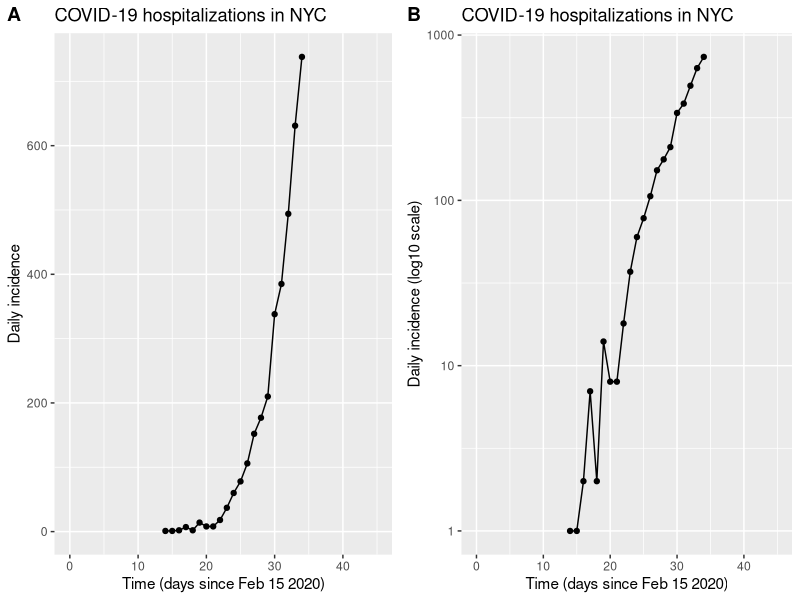
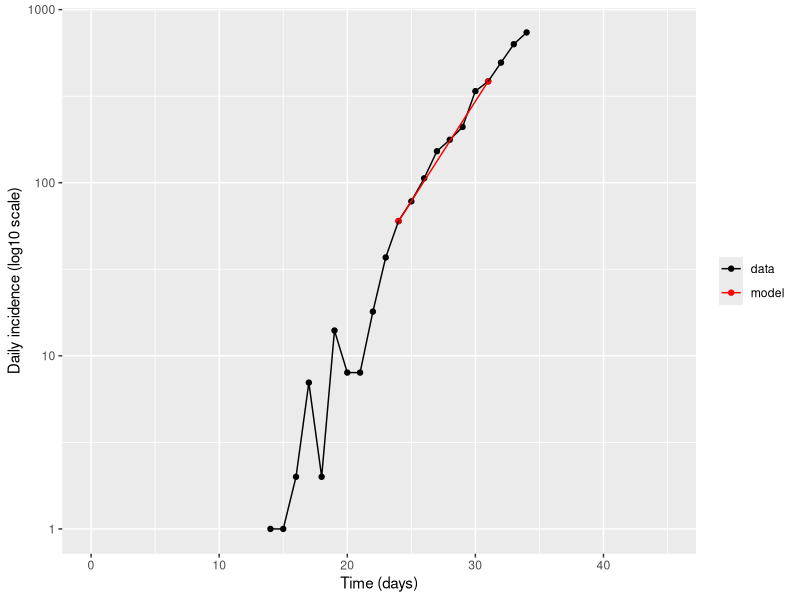
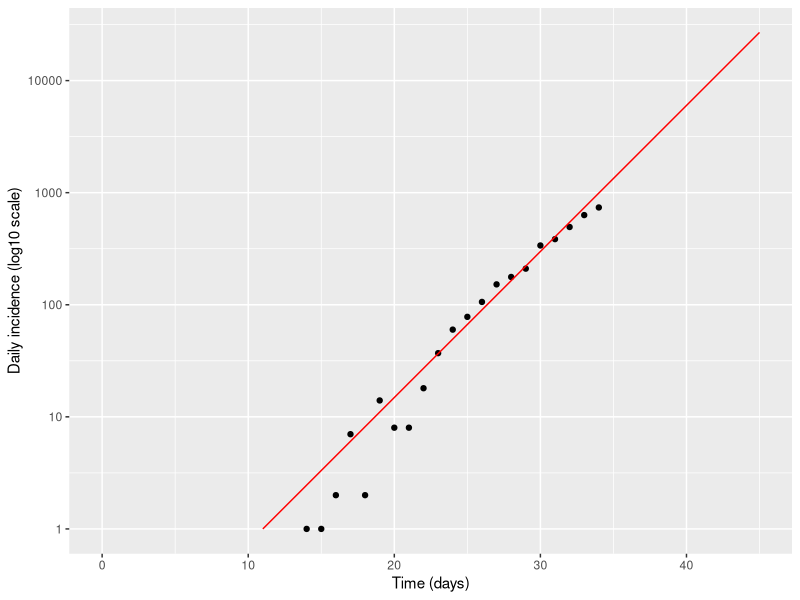

Generate these figures, in order, with R: (Note: this script raises an error after producing the figures.)
## ---- chunk 1
library(tidyverse)
library(deSolve)
library(cowplot)
## ---- chunk 2
N_data <- 8.33e6  # population size of NYC

hosp_data <- data.frame(
  day = c(14,15,16,17,18,19,20,21,22,23,24,25,26,27,28,29,30,31,32,33,34),
  hosp = c(1,1,2,7,2,14,8,8,18,37,60,78,106,152,177,210,338,385,494,631,738)
)
## ---- chunk 3
plot_tmax <- 45

plot_linear <- ggplot(hosp_data, aes(day, hosp)) +
  geom_point() +
  geom_line() +
  xlim(0, plot_tmax) +
  labs(x = "Time (days since Feb 15 2020)", y = "Daily incidence",
       title = "COVID-19 hospitalizations in NYC")

plot_log <- plot_linear + 
  scale_y_log10() +
  labs(y = "Daily incidence (log10 scale)")

plot_grid(plot_linear, plot_log, labels = "AUTO")
## ---- chunk 4
ind1 <- 11  # (Python used 0-based indices; here we use 1-based)
ind2 <- 18

r <- (log(hosp_data$hosp[ind2]) - log(hosp_data$hosp[ind1])) /
  (hosp_data$day[ind2] - hosp_data$day[ind1])

t2 <- log(2) / r

sprintf("exponential growth rate r = %.2f /day", r)
sprintf("doubling time t2 = %.1f days", t2)

hosp_data_w_model <- rbind(hosp_data %>% mutate(flag = "data"), hosp_data[c(ind1,ind2),] %>% mutate(flag = "model"))

ggplot(hosp_data_w_model, aes(day, hosp, color = flag)) +
  geom_point() +
  geom_line() +
  scale_y_log10() +
  xlim(0, plot_tmax) +
  scale_colour_manual(values = c("black", "red")) +
  labs(x = "Time (days)", y = "Daily incidence (log10 scale)", color = NULL)
## ---- chunk 5
# Guess parameters until model matches data
t_zero <- 11  # day of first hospitalization
r_exp  <- 0.3 # exponential growth rate (1/day)

t_exp_model <- seq(t_zero, plot_tmax, by = 1)
hosp_exp_model <- exp(r_exp * (t_exp_model - t_zero))

exp_df <- data.frame(day = t_exp_model, hosp = hosp_exp_model)

ggplot() +
  geom_point(data = hosp_data, aes(day, hosp),color = "black") +
  geom_line(data = exp_df, aes(day, hosp), color = "red") +
  scale_y_log10() +
  xlim(0, plot_tmax) +
  labs(x = "Time (days)", y = "Daily incidence (log10 scale)")
## ---- chunk 6

#Assume April 1 corresponds to Day 45

# Method 1

print(hosp_data$hosp[ind2]*exp(r*(45 - hosp_data$day[ind2])))

# Method 2
print(exp(r_exp * (45 - t_zero)))

## ---- chunk 7

#Assume May 1 corresponds to Day 75

# Method 1

print(hosp_data$hosp[ind2]*exp(r*(75 - hosp_data$day[ind2])))

# Method 2
print(exp(r_exp * (75 - t_zero)))
## ---- chunk 8
knitr::include_graphics("figures/COVID_hosp_model.jpg")
## ---- chunk 9
seir <- function(t, y, parms) {
  with(as.list(c(y, parms)), {
    dy <- rep(0, 7)

    # Prevalence equations 
    dy[1] <- -beta * I * S                 # S
    dy[2] <-  beta * I * S - a * E         # E
    dy[3] <-  a * E - gI * I               # I
    dy[4] <-  p * gI * I - gH * H          # H
    dy[5] <- (1 - p) * gI * I + gH * H     # R

    # Extra equations to track cumulatives (ignore for now)
    dy[6] <- a * E         # cumulative infections (new infections entering I)
    dy[7] <- p * gI * I    # cumulative hospitalizations (flow into H)

    list(dy)
  })
}
## ---- chunk 10
LatentPeriod <- 4  # latent period (days)
DurInfect    <- 7 # duration infectious (days)
FracSevere   <- 0.01  # fraction severe requiring hospitalization (0-1)
DurHosp      <- 7  # duration of hospitalization (days)
## ---- chunk 11
b            <- 0.7  # probability per day of transmitting infection onwards
InitialPrev  <- 0.0001  # fraction of the population infected on Feb 15 (time 0)
## ---- chunk 12
N <- N_data  # equations are scale-free; keep N here for readability

beta <- b / N          # transmission parameter in this formulation
a    <- 1 / LatentPeriod
p    <- FracSevere
gI   <- 1 / DurInfect
gH   <- 1 / DurHosp

sprintf("Beta = %4.2e", beta)
sprintf("Rate of progression to infectiousness (a) = %4.2f", a)
sprintf("Rate of recovery from infection (gamma_I) = %4.2f", gI)
sprintf("Rate of recovery from hospitalization (gamma_H) = %4.2f", gH)
sprintf("Basic reproduction number (R_0) = %4.2f", b/a)
## ---- chunk 13
tmax <- 120
tvec <- seq(0, tmax, by = 0.1)

ic <- c(
  S = N - InitialPrev * N,   # S0
  E = InitialPrev * N,       # E0
  I = 0,
  H = 0,
  R = 0,
  CumInf  = 0,
  CumHosp = 0
)

parms <- c(beta = beta, a = a, gI = gI, p = p, gH = gH)

sol <- ode(y = ic, times = tvec, func = seir, parms = parms) %>% as.data.frame()

head(sol)
## ---- chunk 14
sol_long <- sol %>%
  select(time, S:R) %>%
  pivot_longer(-time, names_to = "compartment", values_to = "count") %>%
  mutate(prevalence_pct = 100 * count / N)

head(sol_long)
## ---- chunk 15

plot_linear <- ggplot(sol_long, aes(time, prevalence_pct, color = compartment)) +
  geom_line() +
  labs(x = "Time (days)", y = "Prevalence (%)", color = NULL)

plot_log <- ggplot(sol_long, aes(time, prevalence_pct, color = compartment)) +
  geom_line() +
  scale_y_log10(limits=c(0.001, 100)) + 
  labs(x = "Time (days)", y = "Prevalence (%) (log10)", color = NULL)

plot_grid(plot_linear, plot_log, labels = "AUTO")
## ---- chunk 16

# Calculate daily incidence from cumulative

# Sample at (approximately) integer days
sol_daily <- sol %>%
  mutate(day = floor(time)) %>%
  group_by(day) %>%
  slice_min(order_by = abs(time - day), n = 1, with_ties = FALSE) %>%
  ungroup() %>%
  filter(day >= 0, day <= (tmax - 1)) %>%
  arrange(day)

inc_daily <- sol_daily %>%
  transmute(
    day = day,
    inc_inf  = c(NA, diff(CumInf)),
    inc_hosp = c(NA, diff(CumHosp))
  ) %>%
  filter(!is.na(inc_hosp))

# Scale model to NYC population (in case N differs)
model_hosp <- inc_daily %>%
  mutate(hosp = (N_data / N) * inc_hosp)

ymax <- max(c(model_hosp$hosp, hosp_data$hosp), na.rm = TRUE) * 1.2

p_inc_lin <- ggplot() +
  geom_line(data = model_hosp, aes(day, hosp), linewidth = 0.7) +
  geom_point(data = hosp_data, aes(day, hosp)) +
  coord_cartesian(xlim = c(0, plot_tmax), ylim = c(0, ymax)) +
  labs(x = "Time (days)", y = "Daily incidence")

p_inc_log <- ggplot() +
  geom_line(data = model_hosp, aes(day, hosp), linewidth = 0.7) +
  geom_point(data = hosp_data, aes(day, hosp)) +
  scale_y_log10() +
  coord_cartesian(xlim = c(0, plot_tmax), ylim = c(1, ymax)) +
  labs(x = "Time (days)", y = "Daily incidence (log10)")

plot_grid(p_inc_lin,p_inc_log, labels = "AUTO")
## ---- chunk 17
time_since_index <- log(InitialPrev * N_data / 1) / r
sprintf("Inferred days before Feb 15 2020 that first infection occurred = %.1f days", time_since_index)
## ---- chunk 18
t_zero <- -30  # TODO: choose a negative value so that it occurs BEFORE Feb 15

sprintf("Inferred days before Feb 15 2020 that first infection occurred = %.1f days", -t_zero)

InitialPrev0 <- 1 / N_data  # one infected person at time 0 (approx)

tmax <- 120
tvec2 <- seq(t_zero, tmax, by = 0.1)

ic2 <- c(
  S = N - InitialPrev0 * N,
  E = InitialPrev0 * N,
  I = 0,
  H = 0,
  R = 0,
  CumInf  = 0,
  CumHosp = 0
)

sol2 <- ode(y = ic2, times = tvec2, func = seir, parms = parms) %>% as_tibble()

# Repeat daily-incidence comparison
sol2_daily <- sol2 %>%
  mutate(day = floor(time)) %>%
  group_by(day) %>%
  slice_min(order_by = abs(time - day), n = 1, with_ties = FALSE) %>%
  ungroup() %>%
  filter(day >= 0, day <= (tmax - 1)) %>%
  arrange(day)

inc2_daily <- sol2_daily %>%
  transmute(
    day = day,
    inc_hosp = c(NA, diff(CumHosp))
  ) %>%
  filter(!is.na(inc_hosp)) %>%
  mutate(hosp = (N_data / N) * inc_hosp)

ymax2 <- max(c(inc2_daily$hosp, hosp_data$hosp), na.rm = TRUE) * 1.2

p_inc_lin <- ggplot() +
  geom_line(data = inc2_daily, aes(day, hosp), linewidth = 0.7) +
  geom_point(data = hosp_data, aes(day, hosp)) +
  coord_cartesian(ylim = c(0, ymax2)) +
  labs(x = "Time (days)", y = "Daily incidence")

p_inc_log <- ggplot() +
  geom_line(data = inc2_daily, aes(day, hosp), linewidth = 0.7) +
  geom_point(data = hosp_data, aes(day, hosp)) +
  scale_y_log10() +
  coord_cartesian(ylim = c(1, ymax2)) +
  labs(x = "Time (days)", y = "Daily incidence (log10)")

plot_grid(p_inc_lin,p_inc_log, labels = "AUTO")
## ---- chunk 19
AvailHospBeds <- 2.6 * (1 - 0.66 * 1.1)  # available beds per 1000, based on total beds and occupancy

h_cap <- AvailHospBeds * (N_data / 1000)

hprev <- sol %>%
  transmute(time = time, hosp = (N_data / N) * H)

p_hosp_lin <- ggplot(hprev, aes(time, hosp)) +
  geom_line() +
  geom_hline(yintercept = h_cap, linetype = "dotted") +
  coord_cartesian(xlim = c(0, 120)) +
  labs(x = "Time (days)", y = "Number currently hospitalized")

p_hosp_log <- ggplot(hprev, aes(time, hosp)) +
  geom_line() +
  geom_hline(yintercept = h_cap, linetype = "dotted") +
  scale_y_log10() +
  coord_cartesian(xlim = c(0, 120), ylim = c(1, NA)) +
  labs(x = "Time (days)", y = "Number currently hospitalized (log10)")

plot_grid(p_hosp_lin,p_hosp_log, labels = "AUTO")
## ---- chunk 20
IntervEff <- 0.8  # TODO: intervention efficacy (0-1) fractional reduction in; transmission (ie 0.1 corresponds to 10% reduction in transmission, or 90% transmission continuing)

t_int     <- 35   # day intervention implemented (March 20, 2020)
tmax_int  <- 100  # days to run post intervention
tmax_all  <- t_int + tmax_int

# Pre-intervention run
t_pre <- seq(0, t_int, by = 0.1)
ic_pre <- ic
sol_pre <- ode(y = ic_pre, times = t_pre, func = seir, parms = parms) %>% as.data.frame()

# Use last state as initial condition for post-intervention
y_last <- sol_pre %>% slice_tail(n = 1) %>% select(-time) %>% as.numeric()
names(y_last) <- names(ic)

# Post-intervention parameters: reduce beta
parms_post <- parms
parms_post["beta"] <- parms["beta"] * (1 - IntervEff)

t_post <- seq(t_int, tmax_all, by = 0.1)
sol_post <- ode(y = y_last, times = t_post, func = seir, parms = parms_post) %>% as.data.frame()

# Combine (avoid duplicating t_int row)
sol_all <- bind_rows(sol_pre, sol_post %>% filter(time > t_int))

# Prevalence plots with intervention
sol_all_long <- sol_all %>%
  select(time, S:R) %>%
  pivot_longer(-time, names_to = "compartment", values_to = "count") %>%
  mutate(prevalence_pct = 100 * count / N)

p_lin <- ggplot(sol_all_long, aes(time, prevalence_pct, color = compartment)) +
  geom_line() +
  coord_cartesian(xlim = c(0, 120), ylim = c(0, 100)) +
  labs(x = "Time (days)", y = "Prevalence (%)", color = NULL)

p_log <- ggplot(sol_all_long, aes(time, prevalence_pct, color = compartment)) +
  geom_line() +
  scale_y_log10() +
  coord_cartesian(xlim = c(0, 120), ylim = c(0.001, 100)) +
  labs(x = "Time (days)", y = "Prevalence (%) (log10)", color = NULL)

plot_grid(p_lin,p_log, labels = "AUTO")
## ---- chunk 21

hprev_pre  <- sol_pre  %>% transmute(time, hosp = (N_data / N) * H, scenario = "no intervention")
hprev_post <- sol_all  %>% transmute(time, hosp = (N_data / N) * H, scenario = "with intervention")

p_int_lin <- ggplot() +
  geom_line(data = hprev_pre,  aes(time, hosp)) +
  geom_line(data = hprev_post, aes(time, hosp), linetype = "dashed") +
  geom_hline(yintercept = h_cap, linetype = "dotted") +
  geom_vline(xintercept = t_int, linetype = "dotted") +
  coord_cartesian(xlim = c(0, 120)) +
  labs(x = "Time (days)", y = "Number currently hospitalized")

p_int_log <- ggplot() +
  geom_line(data = hprev_pre,  aes(time, hosp)) +
  geom_line(data = hprev_post, aes(time, hosp), linetype = "dashed") +
  geom_hline(yintercept = h_cap, linetype = "dotted") +
  geom_vline(xintercept = t_int, linetype = "dotted") +
  scale_y_log10() +
  coord_cartesian(xlim = c(0, 120), ylim = c(1, NA)) +
  labs(x = "Time (days)", y = "Number currently hospitalized (log10)")

plot_grid(p_int_lin,p_int_log, labels = "AUTO")
